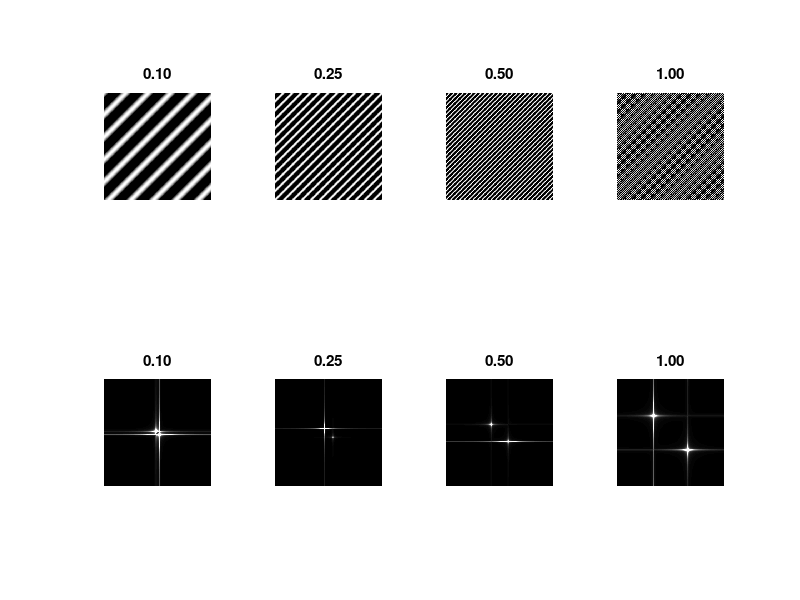

Write the MATLAB code that produced this figure.
clear all;close all;
n= 300;
m=n;
[x,y]=meshgrid(1:n,1:m);

v = [0.1,0.25,0.5,1];
l = length(v);

for i = 1:l
    v1 =v(i);
    v2 =v1;
    M=cos(v1*x+v2*y); % Le signal bi-dimensionel
    subplot(2,l,i);
    imshow(M);
    t = sprintf('%.2f', v1);
    title(t);
    
    TF_M_real = uint8(abs(fftshift(fft2 (M)))); % Convertir en espace de Fourier
    %uint8 car imshow accepte de 0 a 255 
    subplot(2,l,l+i);
    imshow(TF_M_real);
    title(t);

end
